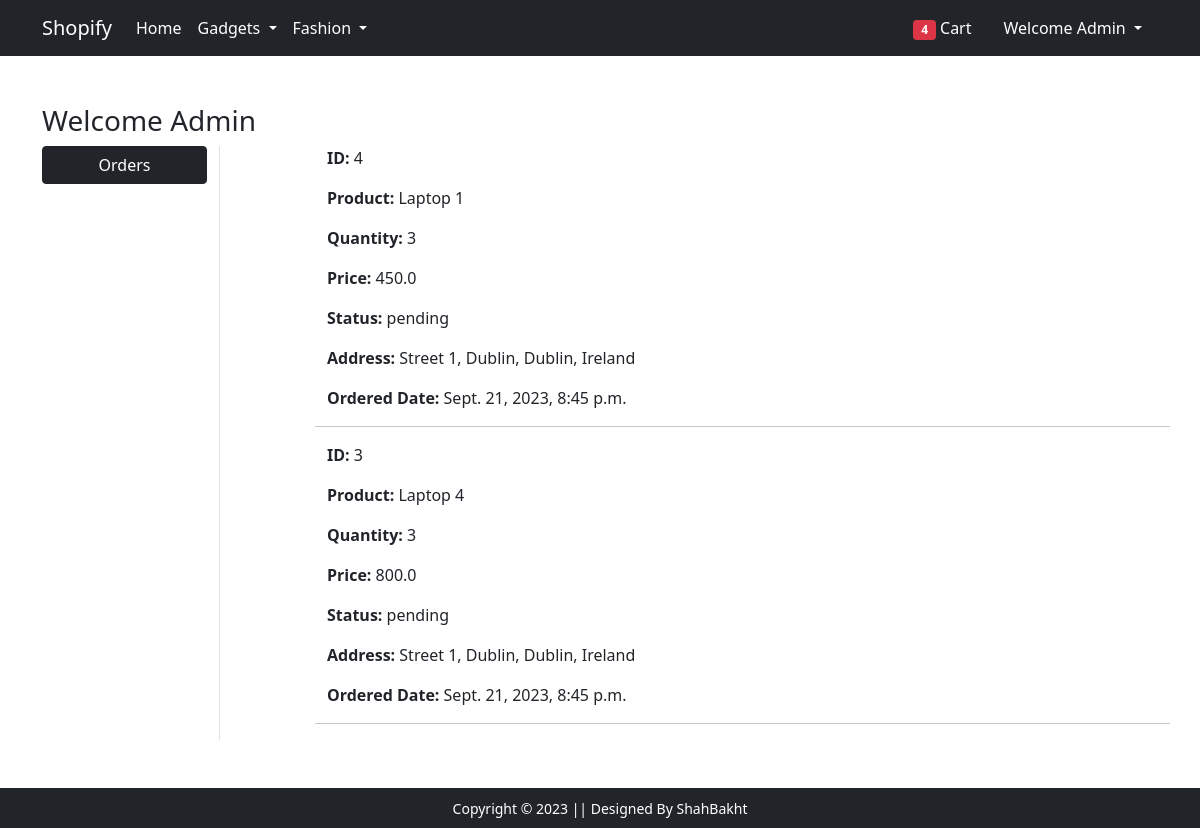
The app's page /orders (signed in), older data.
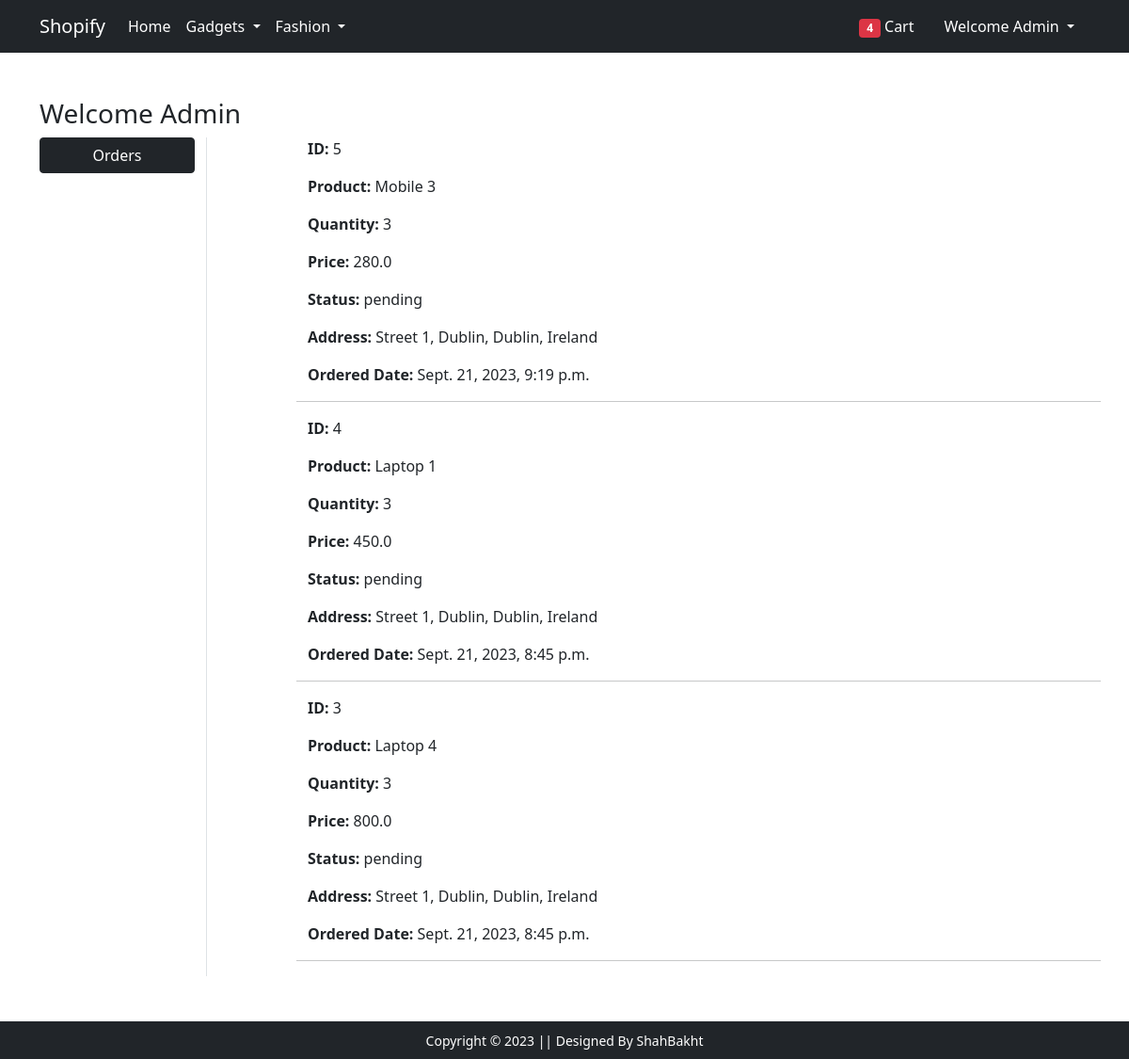
The same page, newer data.
### main/models.py (models this page shows, shortened)
class Order(models.Model):
  user = models.ForeignKey(User, on_delete=models.CASCADE, related_name='orders')
  address = models.ForeignKey(Address, on_delete=models.CASCADE, related_name='orders')
  product = models.ForeignKey(Product, on_delete=models.CASCADE, related_name='orders')
  quantity = models.IntegerField(default=1)
  ordered_date = models.DateTimeField(auto_now_add=True)
  status = models.CharField(max_length=20, choices=STATUS_CHOICES, default='pending')

class Product(models.Model):
  title = models.CharField(max_length=100)
  description = models.TextField()
  selling_price = models.FloatField()
  discounted_price = models.FloatField()
  brand = models.CharField(max_length=100)
  category = models.CharField(choices=CATEGORIES, max_length=50)
  product_image = models.ImageField(upload_to='products_images')

class Address(models.Model):
  street = models.TextField()
  state = models.CharField(max_length=100)
  city = models.CharField(max_length=100)
  country = models.CharField(max_length=100)
  zip_code = models.CharField(max_length=100)
  phone_number = models.CharField(max_length=20)
  user = models.ForeignKey(User, on_delete=models.CASCADE, related_name='addresses')
  @property
  def formatted_address(self):
    return f"{self.street},  {self.state}, {self.city}, {self.country}"

### main/views.py (the view)
# urls.py: path('orders', views.orders, name="orders"),
@login_required(login_url='login')
def orders(request):
  orders = request.user.orders.all().order_by('-ordered_date')
  template_name = 'main/orders.html'
  context = {
    'orders': orders
  }
  return render(request, template_name, context)

### main/templates/main/orders.html (shortened to what this page needs)
{% extends 'main/base.html' %}
{% load static %}
{% block main-content %}
<div class="container my-5">
 <div class="row">
 <h3>Welcome {{ request.user.username | capfirst }}</h3>
  <div class="col-sm-2 border-end">
   <ul class="list-unstyled">
    <li class="d-grid"><a href="{% url 'orders' %}" class="btn btn-dark">Orders</a></li>
   </ul>
  </div>
  <div class="col-sm-9 offset-sm-1">
    {% if orders %}
      {% for order in orders %}
        <div class="row">
          <div class="col-sm-6">
            <p><strong>ID: </strong> {{order.id}}</p>
            <p><strong>Product: </strong> {{order.product.title}}</p>
            <p><strong>Quantity: </strong> {{order.quantity}}</p>
            <p><strong>Price: </strong> {{order.product.discounted_price}}</p>
            <p><strong>Status: </strong> {{order.status}}</p>
            <p><strong>Address: </strong> {{order.address.formatted_address}}</p>
            <p><strong>Ordered Date: </strong> {{order.ordered_date}}</p>
          </div>
          <hr>
        </div>
      {% endfor %}
    {% endif %}
  </div>
 </div>
</div>
{% endblock main-content %}

Row changes from the older to the newer data that the page shows:
added Order: id "5", product "Mobile 3", quantity "3", product.discounted_price "280.0", status "pending", address.formatted_address "Street 1, Dublin, Dublin, Ireland", ordered_date "Sept. 21, 2023, 9:19 p.m."
